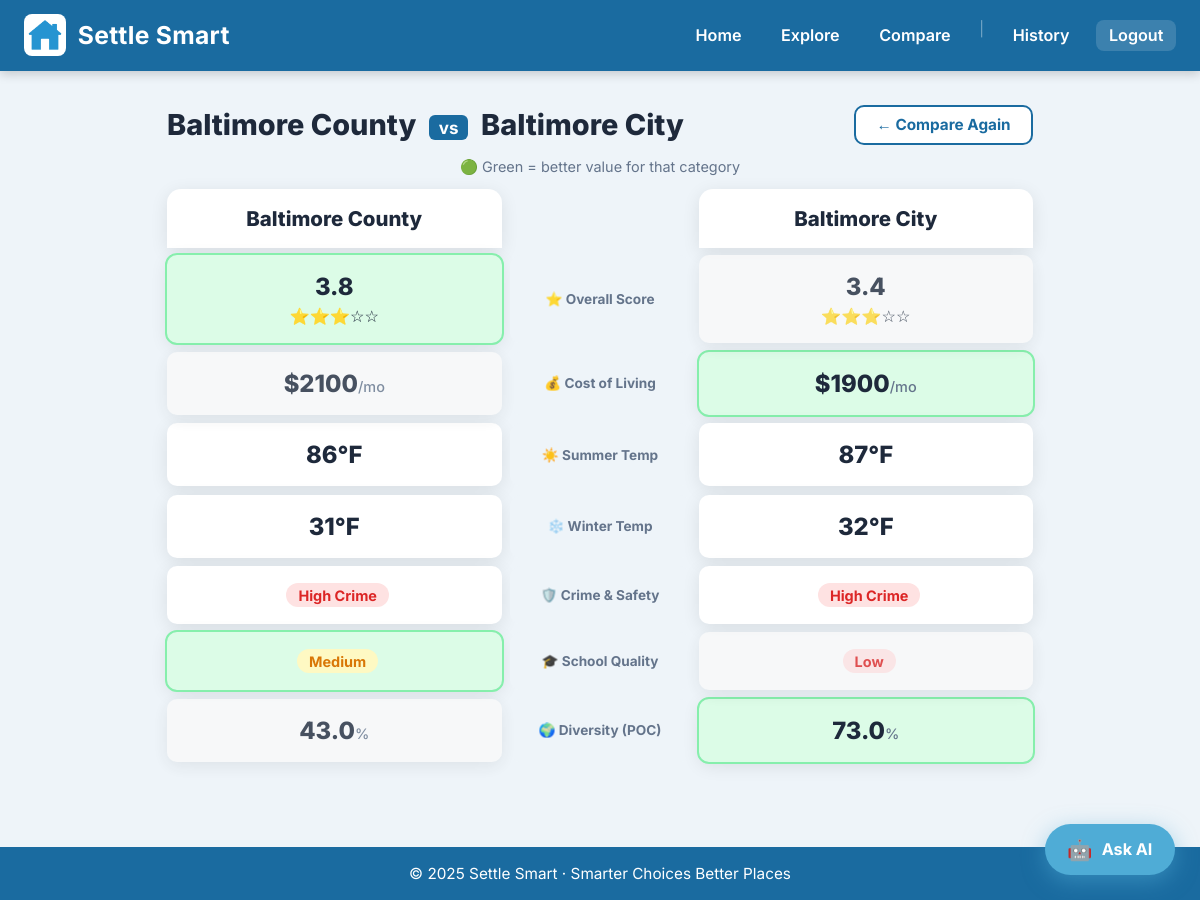
The page /compare?county1=Baltimore County&county2=Baltimore City (signed in) on the database its author committed.
### tables this page shows
CREATE TABLE counties (
            id INTEGER PRIMARY KEY AUTOINCREMENT,
            name TEXT UNIQUE NOT NULL,
            summer_temp INTEGER,
            winter_temp INTEGER,
            avg_cost_of_living INTEGER,
            crime_safety TEXT,
            school_quality TEXT,
            diversity_percent REAL,
            crime_explanation TEXT,
            school_explanation TEXT,
            race_white REAL,
            race_black REAL,
            race_hispanic REAL,
            race_asian REAL,
            race_american_indian REAL,
            race_native_hawaiian REAL,
            race_multiracial REAL,
            lat REAL,
            lng REAL
        );

### app.py (the view, shortened to what this page needs)
@app.route("/compare", methods=["GET", "POST"])
def compare():
    county1 = county2 = county1_name = county2_name = None
    if request.method == "POST":
        county1_name = request.form.get("county1")
        county2_name = request.form.get("county2")
    elif request.args.get("county1") and request.args.get("county2"):
        county1_name = request.args.get("county1")
        county2_name = request.args.get("county2")
    if county1_name: county1 = get_county_overview(county1_name)
    if county2_name: county2 = get_county_overview(county2_name)
    if county1 and county2:
        return render_template(
            "compare_result.html",
            county1=county1, county2=county2,
        )
    return render_template(
        "compare.html",
        counties=get_all_county_names(),
        county1_name=county1_name, county2_name=county2_name,
    )

### app.py (called while the page is built)
def get_db():
    conn = sqlite3.connect("settle_smart.db")
    conn.row_factory = sqlite3.Row
    return conn

@login_manager.user_loader
def load_user(user_id):
    conn = get_db()
    row = conn.execute("SELECT * FROM users WHERE id = ?", (user_id,)).fetchone()
    conn.close()
    if row:
        return User(row["id"], row["username"], row["email"])
    return None

def compute_raw_score(entry: dict) -> int:
    score = 70
    if entry["schoolQuality"] == "High":   score += 10
    elif entry["schoolQuality"] == "Low":  score -= 10
    if entry["crimeSafety"] == "Low":      score += 10
    elif entry["crimeSafety"] == "High":   score -= 10
    diversity = entry["diversityPercent"]
    score += max(0, 10 - abs(50 - diversity) // 5)
    cost = entry["averageCostOfLiving"]
    if cost <= 1900:   score += 5
    elif cost >= 3000: score -= 5
    return max(0, min(100, score))

def compute_star_score(entry: dict) -> float:
    raw = compute_raw_score(entry)
    star = round(1.0 + (raw / 100.0) * 4.0, 1)
    return star

### templates/compare_result.html (shortened to what this page needs)
<!DOCTYPE html>
<html lang="en">
<head>
  <link rel="stylesheet" href="{{ url_for('static', filename='style.css') }}">
</head>
<body>
  <header class="site-header">
    <div class="logo-title">
      <img src="{{ url_for('static', filename='logo.png') }}" alt="Settle Smart Logo"/>
      <h1>Settle Smart</h1>
    </div>
    <nav class="nav-links">
      <a href="/">Home</a>
      <a href="/explore">Explore</a>
      <a href="/compare">Compare</a>
      {% if current_user.is_authenticated %}
        <span class="nav-divider">|</span>
        <a href="/history">History</a>
        <a href="/logout" class="nav-auth">Logout</a>
      {% else %}
        <span class="nav-divider">|</span>
        <a href="/login" class="nav-auth">Log In</a>
      {% endif %}
    </nav>
  </header>
  <main class="compare-result-page">
    <div class="cmp-result-header">
      <h2>{{ county1.name }} <span class="vs-inline">vs</span> {{ county2.name }}</h2>
      <a href="/compare" class="cmp-again-btn">← Compare Again</a>
    </div>
    <p class="compare-legend">🟢 Green = better value for that category</p>
    <div class="compare-header-row">
      <div class="compare-county-title">{{ county1.name }}</div>
      <div class="compare-center-label"></div>
      <div class="compare-county-title">{{ county2.name }}</div>
    </div>
    <div class="compare-table">
      <div class="compare-row">
        <div class="compare-cell left {% if county1.overall_score > county2.overall_score %}winner{% elif county1.overall_score < county2.overall_score %}loser{% endif %}">
          <span class="cmp-val">{{ county1.overall_score }}</span>
          <span class="cmp-stars">
            {% for i in range(1,6) %}{% if county1.overall_score >= i %}⭐{% else %}☆{% endif %}{% endfor %}
          </span>
        </div>
        <div class="compare-label">⭐ Overall Score</div>
        <div class="compare-cell right {% if county2.overall_score > county1.overall_score %}winner{% elif county2.overall_score < county1.overall_score %}loser{% endif %}">
          <span class="cmp-val">{{ county2.overall_score }}</span>
          <span class="cmp-stars">
            {% for i in range(1,6) %}{% if county2.overall_score >= i %}⭐{% else %}☆{% endif %}{% endfor %}
          </span>
        </div>
      </div>
      <div class="compare-row">
        <div class="compare-cell left {% if county1.averageCostOfLiving < county2.averageCostOfLiving %}winner{% elif county1.averageCostOfLiving > county2.averageCostOfLiving %}loser{% endif %}">
          <span class="cmp-val">${{ county1.averageCostOfLiving }}<span class="cmp-unit">/mo</span></span>
        </div>
        <div class="compare-label">💰 Cost of Living</div>
        <div class="compare-cell right {% if county2.averageCostOfLiving < county1.averageCostOfLiving %}winner{% elif county2.averageCostOfLiving > county1.averageCostOfLiving %}loser{% endif %}">
          <span class="cmp-val">${{ county2.averageCostOfLiving }}<span class="cmp-unit">/mo</span></span>
        </div>
      </div>
      <div class="compare-row">
        <div class="compare-cell left">
          <span class="cmp-val">{{ county1.summerTemp }}°F</span>
        </div>
        <div class="compare-label">☀️ Summer Temp</div>
        <div class="compare-cell right">
          <span class="cmp-val">{{ county2.summerTemp }}°F</span>
        </div>
      </div>
      <div class="compare-row">
        <div class="compare-cell left">
          <span class="cmp-val">{{ county1.winterTemp }}°F</span>
        </div>
        <div class="compare-label">❄️ Winter Temp</div>
        <div class="compare-cell right">
          <span class="cmp-val">{{ county2.winterTemp }}°F</span>
        </div>
      </div>
      {% set crime_order = {"Low": 1, "Medium": 2, "High": 3} %}
      <div class="compare-row">
        <div class="compare-cell left {% if crime_order[county1.crimeSafety] < crime_order[county2.crimeSafety] %}winner{% elif crime_order[county1.crimeSafety] > crime_order[county2.crimeSafety] %}loser{% endif %}">
          {% if county1.crimeSafety == "Low" %}<span class="badge-pill pill-low">Low Crime</span>
          {% elif county1.crimeSafety == "Medium" %}<span class="badge-pill pill-medium">Medium</span>
          {% else %}<span class="badge-pill pill-high-crime">High Crime</span>{% endif %}
        </div>
        <div class="compare-label">🛡️ Crime &amp; Safety</div>
        <div class="compare-cell right {% if crime_order[county2.crimeSafety] < crime_order[county1.crimeSafety] %}winner{% elif crime_order[county2.crimeSafety] > crime_order[county1.crimeSafety] %}loser{% endif %}">
          {% if county2.crimeSafety == "Low" %}<span class="badge-pill pill-low">Low Crime</span>
          {% elif county2.crimeSafety == "Medium" %}<span class="badge-pill pill-medium">Medium</span>
          {% else %}<span class="badge-pill pill-high-crime">High Crime</span>{% endif %}
        </div>
      </div>
      {% set school_order = {"High": 1, "Medium": 2, "Low": 3} %}
      <div class="compare-row">
        <div class="compare-cell left {% if school_order[county1.schoolQuality] < school_order[county2.schoolQuality] %}winner{% elif school_order[county1.schoolQuality] > school_order[county2.schoolQuality] %}loser{% endif %}">
          {% if county1.schoolQuality == "High" %}<span class="badge-pill pill-low">High</span>
          {% elif county1.schoolQuality == "Medium" %}<span class="badge-pill pill-medium">Medium</span>
          {% else %}<span class="badge-pill pill-high-crime">Low</span>{% endif %}
        </div>
        <div class="compare-label">🎓 School Quality</div>
        <div class="compare-cell right {% if school_order[county2.schoolQuality] < school_order[county1.schoolQuality] %}winner{% elif school_order[county2.schoolQuality] > school_order[county1.schoolQuality] %}loser{% endif %}">
          {% if county2.schoolQuality == "High" %}<span class="badge-pill pill-low">High</span>
          {% elif county2.schoolQuality == "Medium" %}<span class="badge-pill pill-medium">Medium</span>
          {% else %}<span class="badge-pill pill-high-crime">Low</span>{% endif %}
        </div>
      </div>
      <div class="compare-row">
        <div class="compare-cell left {% if county1.diversityPercent > county2.diversityPercent %}winner{% elif county1.diversityPercent < county2.diversityPercent %}loser{% endif %}">
          <span class="cmp-val">{{ county1.diversityPercent }}<span class="cmp-unit">%</span></span>
        </div>
        <div class="compare-label">🌍 Diversity (POC)</div>
        <div class="compare-cell right {% if county2.diversityPercent > county1.diversityPercent %}winner{% elif county2.diversityPercent < county1.diversityPercent %}loser{% endif %}">
          <span class="cmp-val">{{ county2.diversityPercent }}<span class="cmp-unit">%</span></span>
        </div>
      </div>
    </div>
  </main>
  <footer>© 2025 Settle Smart · Smarter Choices Better Places</footer>
  <a href="/assistant" class="ai-fab">
    <span class="fab-icon">🤖</span> Ask AI
  </a>
</body>
</html>

### static/style.css (style rules this page uses)
* { box-sizing: border-box; margin: 0; padding: 0; }
:root { --brand: #1a6ba0; --brand-d: #124f7a; --ink: #1e293b; --bg: #eef4f9; --panel: #ffffff; --muted: #64748b; --ring: rgba(26,107,160,.25); --green: #16a34a; --yellow: #d97706; --red: #dc2626; --radius: 14px; --shadow: 0 4px 18px rgba(0,0,0,.09); }
html, body { font-size: 17px; font-family: 'Inter', 'Segoe UI', sans-serif; color: var(--ink); background: var(--bg); }
header, .site-header { background: var(--brand); color: #fff; padding: .85rem 1.4rem; display: flex; align-items: center; justify-content: space-between; gap: 1rem; box-shadow: 0 3px 10px rgba(0,0,0,.18); position: sticky; top: 0; z-index: 100; }
.brand, .logo-title { display: flex; align-items: center; gap: 12px; text-decoration: none; color: inherit; }
.brand img, .logo-title img { height: 42px; border-radius: 8px; }
.brand-text .title, .logo-title h1 { font-size: 1.45rem; font-weight: 700; letter-spacing: .3px; margin: 0; }
.nav-links { display: flex; gap: 14px; }
.nav-links a, .backlink { color: #fff; text-decoration: none; font-weight: 600; font-size: .95rem; padding: .35rem .75rem; border-radius: 8px; transition: background .2s; }
.badge-pill { display: inline-block; padding: .2rem .7rem; border-radius: 999px; font-size: .85rem; font-weight: 700; margin-left: .4rem; }
.pill-medium { background: #fef9c3; color: var(--yellow); }
.pill-high-crime { background: #fee2e2; color: var(--red); }
.compare-result-page { max-width: 900px; margin: 0 auto; padding: 2rem 1rem 5rem; }
.cmp-result-header { display: flex; align-items: center; justify-content: space-between; flex-wrap: wrap; gap: 1rem; margin-bottom: .75rem; }
.cmp-result-header h2 { font-size: 1.7rem; font-weight: 800; color: var(--ink); }
.vs-inline { font-size: 1rem; font-weight: 700; color: #fff; background: var(--brand); padding: .15rem .55rem; border-radius: 6px; margin: 0 .4rem; vertical-align: middle; }
.cmp-again-btn { background: var(--panel); color: var(--brand); border: 2px solid var(--brand); padding: .5rem 1.2rem; border-radius: 10px; font-weight: 700; font-size: .9rem; text-decoration: none; transition: background .2s, color .2s; }
.compare-header-row { display: grid; grid-template-columns: 1fr 180px 1fr; gap: .5rem; margin-bottom: .4rem; }
.compare-county-title { font-size: 1.2rem; font-weight: 800; color: var(--ink); text-align: center; background: var(--panel); border-radius: var(--radius) var(--radius) 0 0; padding: 1rem; box-shadow: var(--shadow); }
.compare-table { display: flex; flex-direction: column; gap: .5rem; }
.compare-row { display: grid; grid-template-columns: 1fr 180px 1fr; gap: .5rem; align-items: stretch; }
.compare-cell { background: var(--panel); border-radius: 10px; padding: 1rem 1.2rem; display: flex; flex-direction: column; align-items: center; justify-content: center; gap: .3rem; box-shadow: var(--shadow); transition: background .2s; }
.compare-cell.winner { background: #dcfce7; outline: 2px solid #86efac; }
.compare-cell.loser { background: #fafafa; opacity: .8; }
.compare-label { background: var(--bg); border-radius: 10px; display: flex; align-items: center; justify-content: center; text-align: center; font-size: .8rem; font-weight: 700; color: var(--muted); padding: .5rem .4rem; }
.cmp-val { font-size: 1.4rem; font-weight: 800; color: var(--ink); }
.cmp-unit { font-size: .85rem; font-weight: 500; color: var(--muted); }
.cmp-stars { font-size: .95rem; }
.compare-legend { margin-bottom: .8rem; text-align: center; color: var(--muted); font-size: .85rem; }
.ai-fab { position: fixed; bottom: 1.5rem; right: 1.5rem; z-index: 999; display: flex; align-items: center; gap: .55rem; background: #4facd6; color: #fff; text-decoration: none; font-weight: 700; font-size: .95rem; padding: .75rem 1.3rem; border-radius: 999px; box-shadow: 0 6px 22px rgba(79,172,214,.5); transition: background .2s, transform .2s, box-shadow .2s; }
.ai-fab .fab-icon { font-size: 1.2rem; }
footer { background: var(--brand); color: #fff; text-align: center; padding: 1rem; font-size: .9rem; }
.nav-divider { opacity: .4; font-size: .85rem; margin: 0 2px; }
.nav-auth { background: rgba(255,255,255,.15); border-radius: 8px; }

### rows shown on the page
counties: name "Baltimore County", averageCostOfLiving "2100", diversityPercent "43.0"
counties: name "Baltimore City", averageCostOfLiving "1900", diversityPercent "73.0"

### other values the page prints
{{ county1.overall_score }} "3.8"
{{ county2.overall_score }} "3.4"
{{ county1.summerTemp }} "86"
{{ county2.summerTemp }} "87"
{{ county1.winterTemp }} "31"
{{ county2.winterTemp }} "32"
